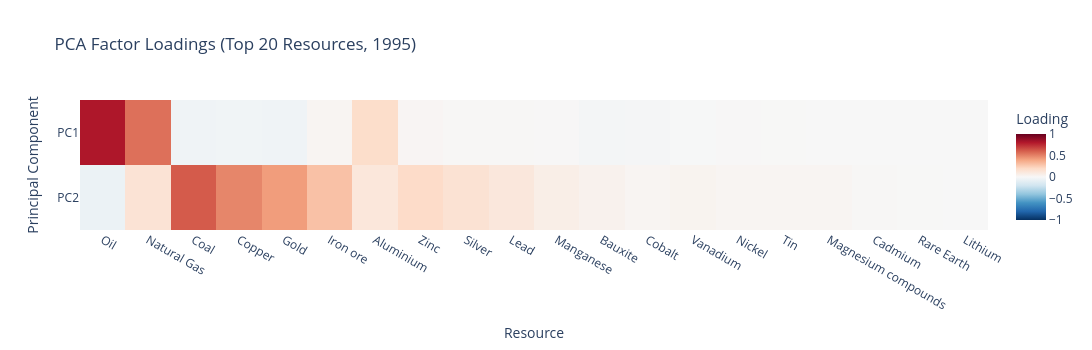

Here is the notebook cell this chart was saved with:
### Markdown cell above
## 5. PCA Loadings Analysis

The loadings reveal which resources drive each principal component. PC1 is expected to capture hydrocarbon abundance (oil, natural gas), while PC2 should capture mineral production (copper, gold, zinc, etc.). This interpretation is central to the cluster labelling logic.

### Code cell
# Use 1995 model for loadings analysis (consistent with report)
loadings = pd.DataFrame(
    pca_model_1995.components_.T,
    columns=["PC1", "PC2"],
    index=feat_1995,
)

print("PCA Explained Variance (1995):")
for i, var in enumerate(pca_model_1995.explained_variance_ratio_):
    cum = pca_model_1995.explained_variance_ratio_[:i + 1].sum()
    print(f"  PC{i+1}: {var*100:.1f}% (cumulative: {cum*100:.1f}%)")

# Loadings heatmap (top 20 by overall importance)
top_features = loadings.abs().sum(axis=1).nlargest(20).index

fig_load = px.imshow(
    loadings.loc[top_features].T,
    labels=dict(x="Resource", y="Principal Component", color="Loading"),
    title="PCA Factor Loadings (Top 20 Resources, 1995)",
    color_continuous_scale="RdBu_r",
    aspect="auto", zmin=-1, zmax=1,
)
fig_load.update_layout(width=1100, height=350)
fig_load.show()

print("\nTop loadings by component:")
for pc in ["PC1", "PC2"]:
    print(f"\n{pc}:")
    sorted_l = loadings[pc].reindex(loadings[pc].abs().sort_values(ascending=False).index)
    for feat, val in sorted_l.head(8).items():
        print(f"  {feat:35s} {val:+.4f}")

### Figure 1 — Plotly figure (JSON) as saved in the notebook; plotly's stock layout.template omitted (floating-point values rounded to 4 significant figures)
{"data": [{"coloraxis": "coloraxis", "hovertemplate": "Resource: %{x}<br>Principal Component: %{y}<br>Loading: %{z}<extra></extra>", "name": "0", "type": "heatmap", "x": ["Oil", "Natural Gas", "Coal", "Copper", "Gold", "Iron ore", "Aluminium", "Zinc", "Silver", "Lead", "Manganese", "Bauxite", "Cobalt", "Vanadium", "Nickel", "Tin", "Magnesium compounds", "Cadmium", "Rare Earth", "Lithium"], "xaxis": "x", "y": ["PC1", "PC2"], "yaxis": "y", "z": [[0.8099, 0.5523, -0.04195, -0.03439, -0.03965, 0.0189, 0.1814, 0.01858, 0.006972, 0.006447, 0.004971, -0.0202, -0.01778, -0.004687, 0.004735, 0.002347, 0.000246, 0.001175, -0.000184, -0.0008504], [-0.06094, 0.1401, 0.613, 0.4907, 0.422, 0.2949, 0.117, 0.1936, 0.1495, 0.1114, 0.06718, 0.04064, 0.02174, 0.03183, 0.02015, 0.02241, 0.01947, 0.0103, 0.002816, 0.001813]]}], "layout": {"coloraxis": {"cmax": 1, "cmin": -1, "colorbar": {"title": {"text": "Loading"}}, "colorscale": [[0.0, "rgb(5,48,97)"], [0.1, "rgb(33,102,172)"], [0.2, "rgb(67,147,195)"], [0.3, "rgb(146,197,222)"], [0.4, "rgb(209,229,240)"], [0.5, "rgb(247,247,247)"], [0.6, "rgb(253,219,199)"], [0.7, "rgb(244,165,130)"], [0.8, "rgb(214,96,77)"], [0.9, "rgb(178,24,43)"], [1.0, "rgb(103,0,31)"]]}, "height": 350, "title": {"text": "PCA Factor Loadings (Top 20 Resources, 1995)"}, "width": 1100, "xaxis": {"anchor": "y", "domain": [0.0, 1.0], "title": {"text": "Resource"}}, "yaxis": {"anchor": "x", "autorange": "reversed", "domain": [0.0, 1.0], "title": {"text": "Principal Component"}}}}
